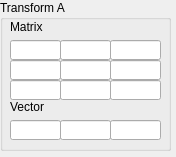
<?xml version="1.0" encoding="UTF-8"?>
<ui version="4.0">
 <class>transformWidget</class>
 <widget class="QWidget" name="transformWidget">
  <property name="geometry">
   <rect>
    <x>0</x>
    <y>0</y>
    <width>176</width>
    <height>157</height>
   </rect>
  </property>
  <property name="windowTitle">
   <string>Form</string>
  </property>
  <widget class="QGroupBox" name="groupBox">
   <property name="geometry">
    <rect>
     <x>0</x>
     <y>0</y>
     <width>171</width>
     <height>151</height>
    </rect>
   </property>
   <property name="title">
    <string>Transform A</string>
   </property>
   <widget class="QLineEdit" name="vzLineEdit">
    <property name="geometry">
     <rect>
      <x>110</x>
      <y>120</y>
      <width>51</width>
      <height>20</height>
     </rect>
    </property>
   </widget>
   <widget class="QLineEdit" name="yyLineEdit">
    <property name="geometry">
     <rect>
      <x>60</x>
      <y>60</y>
      <width>51</width>
      <height>20</height>
     </rect>
    </property>
   </widget>
   <widget class="QLineEdit" name="zxLineEdit">
    <property name="geometry">
     <rect>
      <x>10</x>
      <y>80</y>
      <width>51</width>
      <height>20</height>
     </rect>
    </property>
   </widget>
   <widget class="QLabel" name="label_2">
    <property name="geometry">
     <rect>
      <x>10</x>
      <y>100</y>
      <width>47</width>
      <height>13</height>
     </rect>
    </property>
    <property name="text">
     <string>Vector</string>
    </property>
   </widget>
   <widget class="QLineEdit" name="xxLineEdit">
    <property name="geometry">
     <rect>
      <x>10</x>
      <y>40</y>
      <width>51</width>
      <height>20</height>
     </rect>
    </property>
   </widget>
   <widget class="QLineEdit" name="yxLineEdit">
    <property name="geometry">
     <rect>
      <x>10</x>
      <y>60</y>
      <width>51</width>
      <height>20</height>
     </rect>
    </property>
   </widget>
   <widget class="QLineEdit" name="yzLineEdit">
    <property name="geometry">
     <rect>
      <x>110</x>
      <y>60</y>
      <width>51</width>
      <height>20</height>
     </rect>
    </property>
   </widget>
   <widget class="QLineEdit" name="zyLineEdit">
    <property name="geometry">
     <rect>
      <x>60</x>
      <y>80</y>
      <width>51</width>
      <height>20</height>
     </rect>
    </property>
   </widget>
   <widget class="QLineEdit" name="vyLineEdit">
    <property name="geometry">
     <rect>
      <x>60</x>
      <y>120</y>
      <width>51</width>
      <height>20</height>
     </rect>
    </property>
   </widget>
   <widget class="QLabel" name="label">
    <property name="geometry">
     <rect>
      <x>10</x>
      <y>20</y>
      <width>47</width>
      <height>13</height>
     </rect>
    </property>
    <property name="text">
     <string>Matrix</string>
    </property>
   </widget>
   <widget class="QLineEdit" name="xzLineEdit">
    <property name="geometry">
     <rect>
      <x>110</x>
      <y>40</y>
      <width>51</width>
      <height>20</height>
     </rect>
    </property>
   </widget>
   <widget class="QLineEdit" name="zzLineEdit">
    <property name="geometry">
     <rect>
      <x>110</x>
      <y>80</y>
      <width>51</width>
      <height>20</height>
     </rect>
    </property>
   </widget>
   <widget class="QLineEdit" name="xyLineEdit">
    <property name="geometry">
     <rect>
      <x>60</x>
      <y>40</y>
      <width>51</width>
      <height>20</height>
     </rect>
    </property>
   </widget>
   <widget class="QLineEdit" name="vxLineEdit">
    <property name="geometry">
     <rect>
      <x>10</x>
      <y>120</y>
      <width>51</width>
      <height>20</height>
     </rect>
    </property>
   </widget>
  </widget>
 </widget>
 <resources/>
 <connections/>
</ui>
